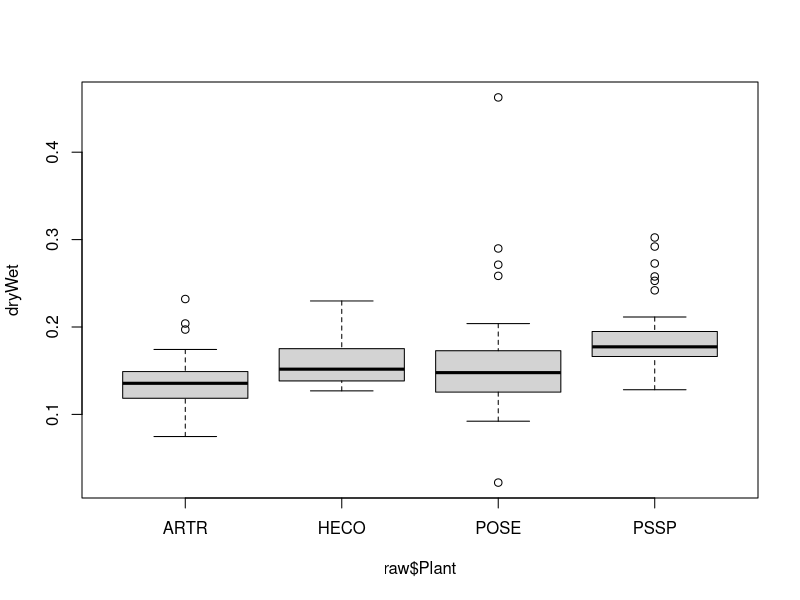
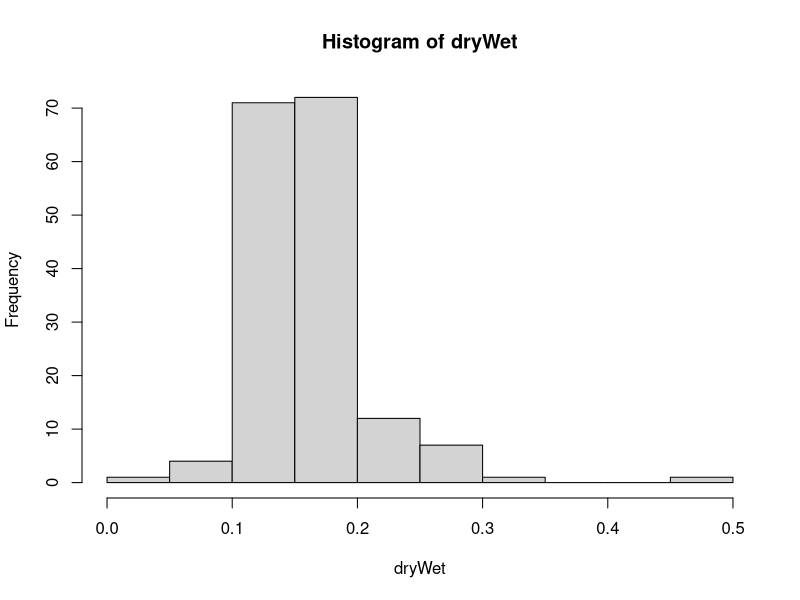
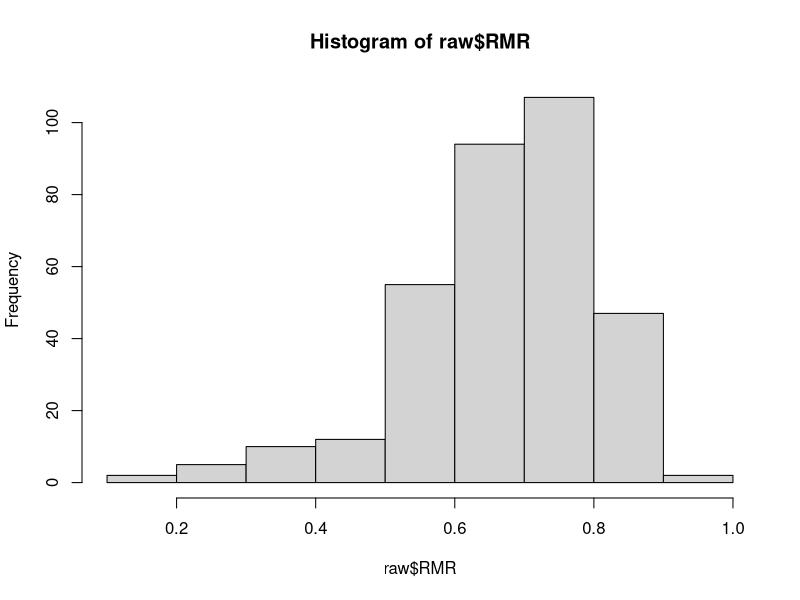
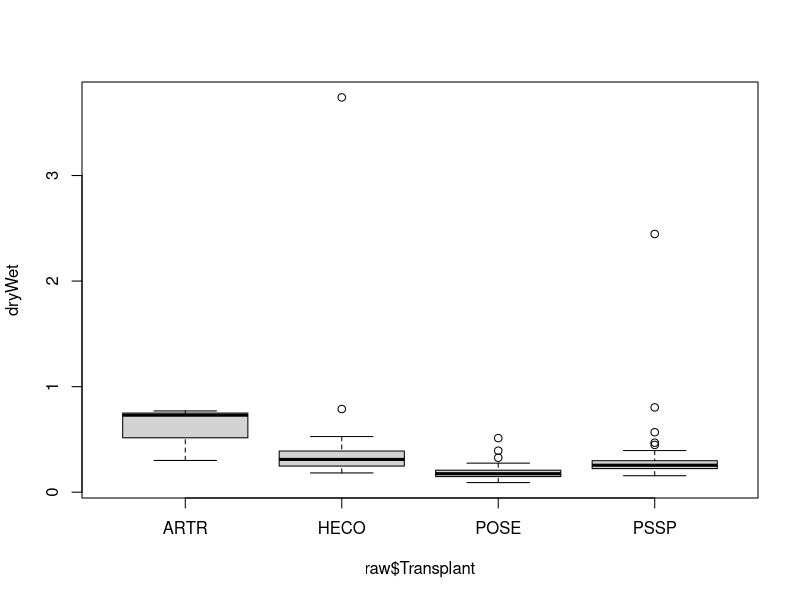
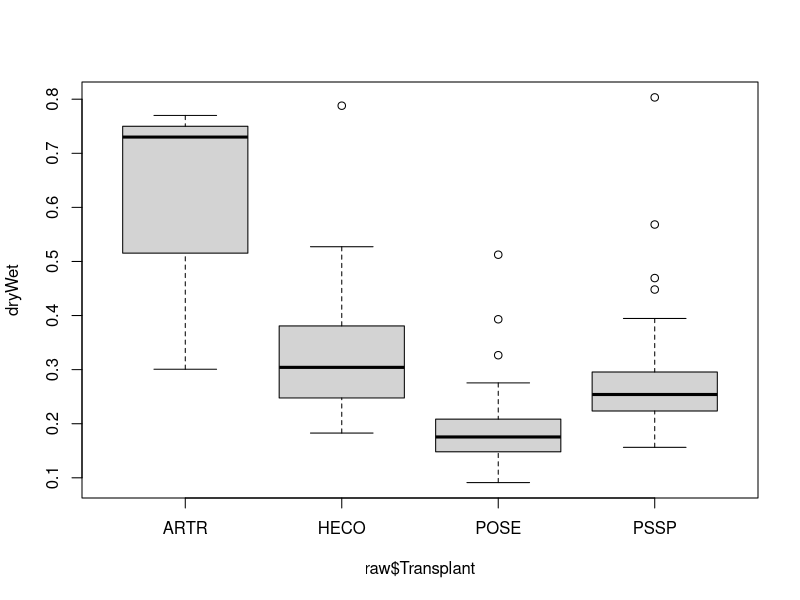
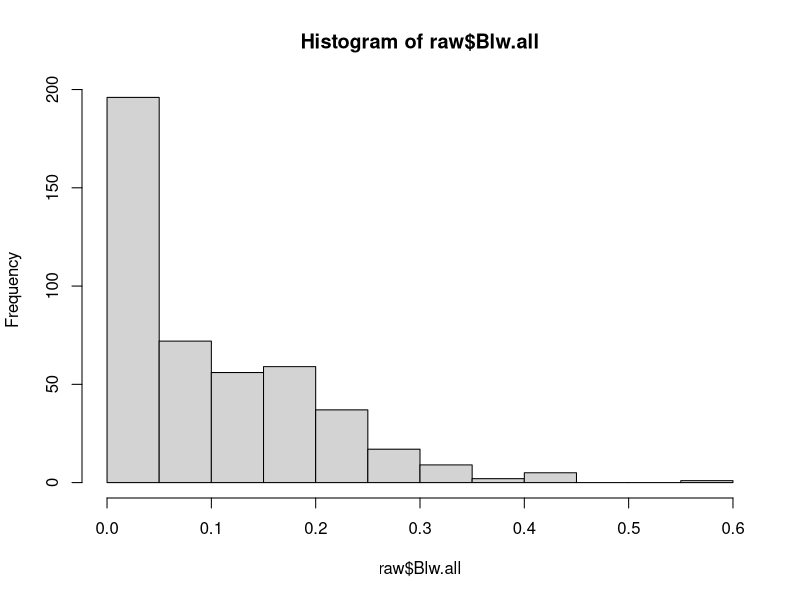
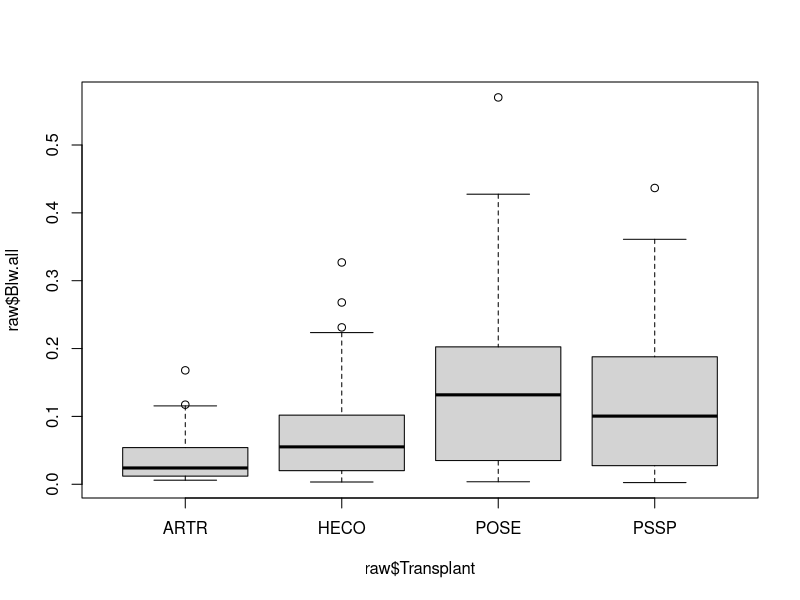
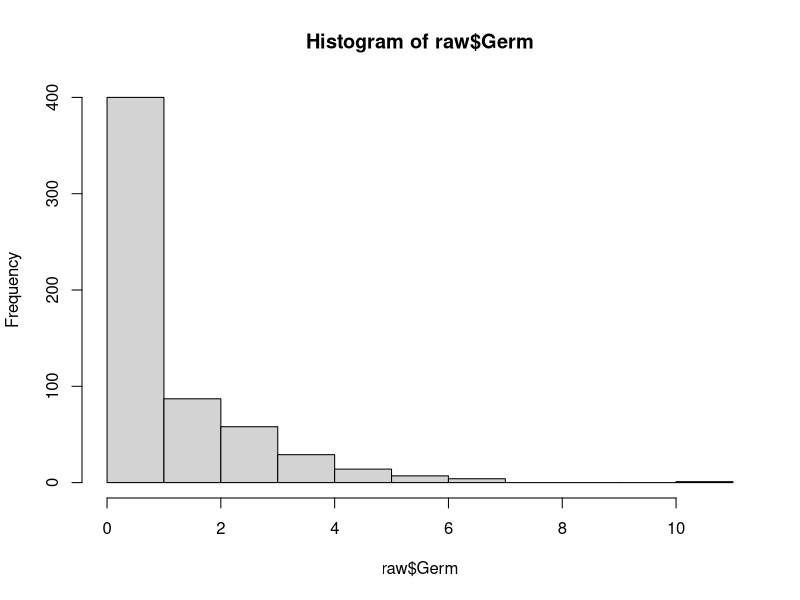

The R source for these figures, in order:
############################################################
#This code takes the raw data with corrected labels and 
#does cleaning and processing for downstream analyses  
##############################################################

setwd("C:/Users/A02268715/Box Sync/PSFcoexist/R/PSFcoexist")
library(car)

#######################Greenhouse Data 2018 Cleaning##########################
#Raw data import
raw<-read.csv("./data/Greenhouse data 190120.csv")

#Derive values of interest---------------

#Germination 
raw$harvested_extra[is.na(raw$harvested_extra)]<-0
#Germination should be calculated as the number of harvested extra +1 except for those that had no germination
#Make a column for germ yes/no
raw$germStatus[raw$g_180605==0]<-0
raw$germStatus[raw$g_180605!=0]<-1
#Calculate final germination
for (i in 1:length(raw[,1])){
  if (raw$germStatus[i]==0) raw$germ[i]<-0
  else raw$germ[i]<-max(raw$harvested_extra[i]+1,raw$g_180605[i])
}

#Survival
raw$newGerm[is.na(raw$newGerm)]<-0
for (i in 1:length(raw[,1])){
  if (raw$germStatus[i]!=0&raw$newGerm[i]!=1) raw$surv[i]<-raw$surv_180713[i]#don't count survival for new germs and no germs
  if (raw$germStatus[i]==0) raw$surv[i]<-NA
}

#Belowground biomass
#Examine dry-wet ratios
dryWet<-raw$blw.dry/raw$blw.sub
boxplot(dryWet~raw$Plant)#not super different
hist(dryWet)
summary.aov(lm(dryWet~raw$Plant))#sig diffs among spp for dry:wet
#Process data
raw$blw<-NA
for (i in 1:length(raw[,1])){
  if(!is.na(raw$blw.dry[i])&is.na(raw$blw.sub[i])) {
    raw$blw[i]<-raw$blw.dry[i]
    next
  }
  if (is.na(raw$blw.wet[i])&!is.na(raw$blw.sub[i])){#use sub dry for those with no full wet samples (n=2)
    raw$blw[i]<-raw$blw.dry[i]
    next
  }
  if (!is.na(raw$blw.sub[i])){
    raw$blw[i]<-raw$blw.wet[i]*raw$blw.dry[i]/raw$blw.sub[i]
  }
  
}

#Calculate RMR (root mass ratio)
raw$RMR<-raw$blw/(raw$abv+raw$blw)
#check distribution
hist(raw$RMR)

#OUTPUT clean data with only columns of interest-------------------
clean<-raw[,c(1:5,16,19,21,23:27)]
write.csv(clean,"./data/Greenhouse data clean 190122.csv")


#######################Field Data 2017/2018 Cleaning##########################
#Raw data import
raw<-read.csv("./data/Transplant data_labels corrected 190102.csv")

#Derive values of interest---------------
#Area
raw$Area<-raw$Length180709/2*raw$Width180709/2*pi #calculate as ellipse

#Belowground biomass
#Examine dry-wet ratios
dryWet<-raw$Blw/raw$Blw.sub
boxplot(dryWet~raw$Transplant)#2 outliers that are >1
#Take out outliers from raw data
out<-which(dryWet>1)
raw$Blw[out]<-NA
raw$Blw.sub[out]<-NA
#recalculate
dryWet<-raw$Blw/raw$Blw.sub
boxplot(dryWet~raw$Transplant)#species-specific ratios
summary(aov(dryWet~raw$Transplant))#super significant
ARTR.ratio<-mean(na.exclude(dryWet[which(raw$Transplant=="ARTR")]))
HECO.ratio<-mean(na.exclude(dryWet[which(raw$Transplant=="HECO")]))
POSE.ratio<-mean(na.exclude(dryWet[which(raw$Transplant=="POSE")]))
PSSP.ratio<-mean(na.exclude(dryWet[which(raw$Transplant=="PSSP")]))
#Process data
raw$Blw.all<-NA
for (i in 1:length(raw[,1])){
  if (!is.na(raw$Blw[i])){
    raw$Blw.all[i]<-raw$Blw.wet.num[i]*raw$Blw[i]/raw$Blw.sub[i]
    next
  }
  if (!is.na(raw$Blw.wet.num[i])){#use mean spp ratios for ones without subsamples
    if (raw$Transplant[i]=="ARTR"){
      raw$Blw.all[i]<-raw$Blw.wet.num[i]*ARTR.ratio
    }
    if (raw$Transplant[i]=="HECO"){
      raw$Blw.all[i]<-raw$Blw.wet.num[i]*HECO.ratio
    }
    if (raw$Transplant[i]=="POSE"){
      raw$Blw.all[i]<-raw$Blw.wet.num[i]*POSE.ratio
    }
    if (raw$Transplant[i]=="PSSP"){
      raw$Blw.all[i]<-raw$Blw.wet.num[i]*PSSP.ratio
    }
  }

}
#Check for outliers
hist(raw$Blw.all)#looks fine
boxplot(raw$Blw.all~raw$Transplant)#looks fine

#Repro
raw$Repro180514[is.na(raw$Repro180514)]<-0
raw$Repro180709[is.na(raw$Repro180709)]<-0
raw$Repro<-raw$Repro180514+raw$Repro180709
raw$Repro[raw$Repro>1]<-1

#Germination (did not use April census bc low confidence in seedling ID, likely all weeds)
raw$Germ180514[is.na(raw$Germ180514)]<-0
raw$Germ180531[is.na(raw$Germ180531)]<-0
raw$Germ180709[is.na(raw$Germ180709)]<-0
raw$Germ180716[is.na(raw$Germ180716)]<-0
raw$Germ<-raw$Germ180514+raw$Germ180531+raw$Germ180709+raw$Germ180716
hist(raw$Germ)
subset(raw,Germ>10)#only one entry with 11, accompanying notes confirm all definitely ARTR. Leave in as is.

#Survival
raw$Surv<-raw$Surv180709
raw$Surv[is.na(raw$Surv)]<-1

#Height
raw$Height<-raw$Height180709

#OUTPUT clean data with only columns of interest-------------------
clean<-raw[,c(1:6,10,32,36,40:45)]
write.csv(clean,"./data/Transplant data clean 190201.csv")
